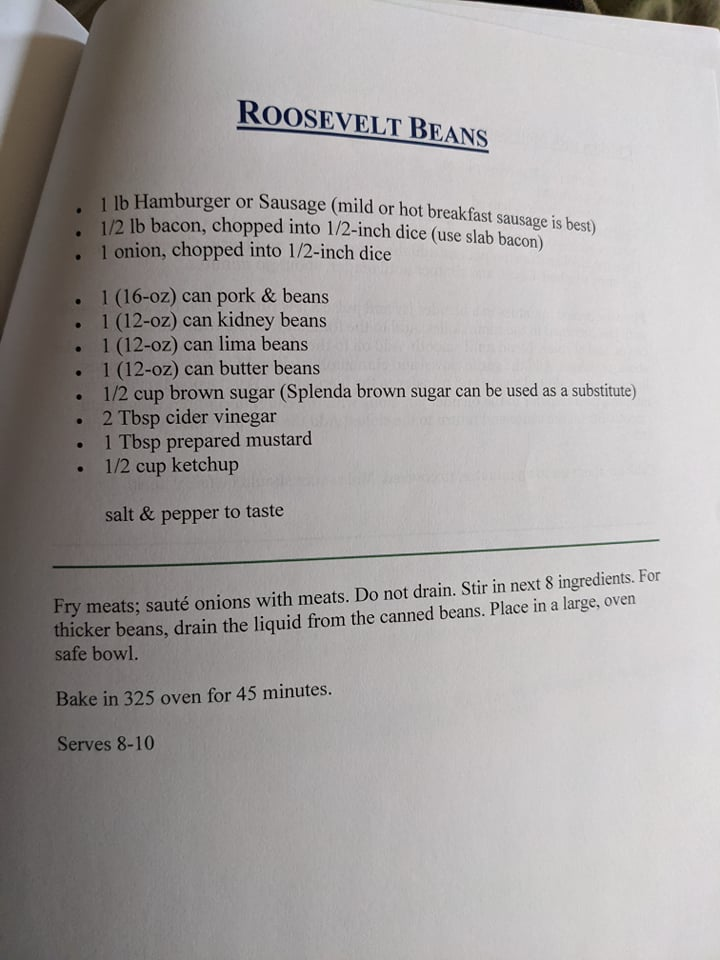
#> input picture images_jpg/image_2.jpg, 720 x 960 px, found by its file name
$ jupyter execute --allow-errors shadow_remover.ipynb   (older library calls are emulated)
#> lines starting #> are read from the running program, lines starting #| are printed output that depends on the picture
We need the opencv package to access cv2. This requires python 3.8

[cell 1]
# %pip install opencv-python-headless==4.5.3.56 # this is the only thing that works!!
import cv2

The Pillow package is a package used to manipulate images. I think that this could be really useful to remove shadows from images

[cell 2]
# pip install pillow
import PIL
from PIL import Image
from IPython.display import display

[cell 3]
import numpy as np

[cell 4]
img_path = '/workspaces/recipe_reader/images_jpg/image_2.jpg'
img = Image.open(img_path)
#> img is the input picture: PIL image 720x960 RGB; mean R, G, B 165.3, 161.7, 160.9
display(img)

[cell 5]
img = cv2.imread(img_path, -1)
#> img: shape (960, 720, 3)

rgb_planes = cv2.split(img)

result_planes = []
result_norm_planes = []
for plane in rgb_planes:
    dilated_img = cv2.dilate(plane, np.ones((7,7), np.uint8))
    bg_img = cv2.medianBlur(dilated_img, 21)
    diff_img = 255 - cv2.absdiff(plane, bg_img)
    norm_img = cv2.normalize(diff_img,None, alpha=0, beta=255, norm_type=cv2.NORM_MINMAX, dtype=cv2.CV_8UC1)
    result_planes.append(diff_img)
    result_norm_planes.append(norm_img)
#> this loop made 3 passes
#> pass 1, `dilated_img = cv2.dilate(plane, np.ones((7,7), np.uint8))`:
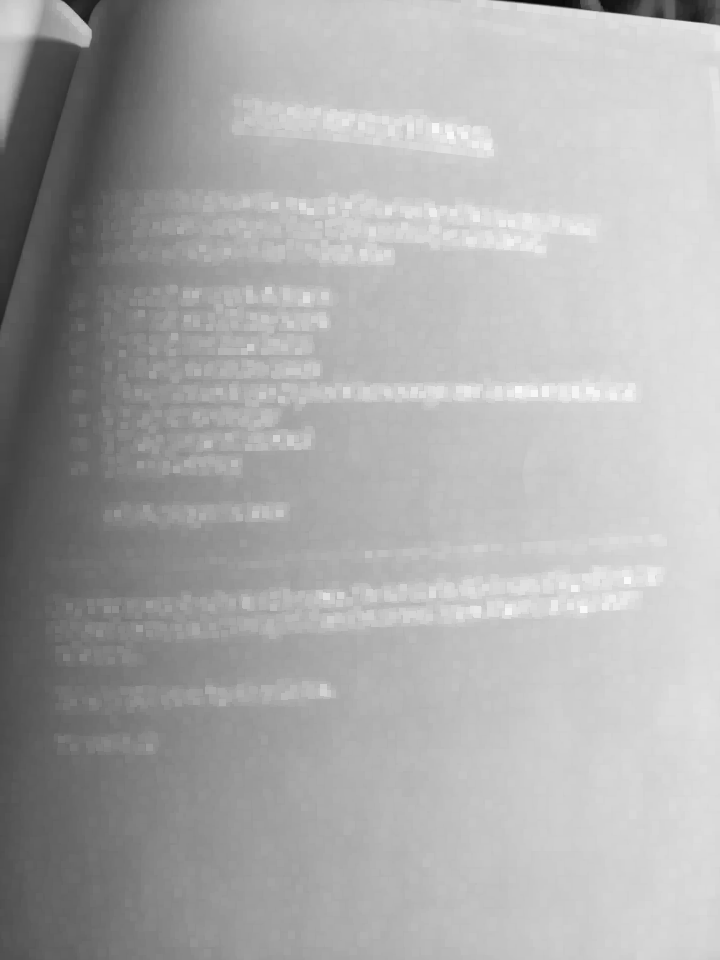
#> dilated_img: shape (960, 720); min 6, max 249, mean 171
#> pass 1, `diff_img = 255 - cv2.absdiff(plane, bg_img)`:
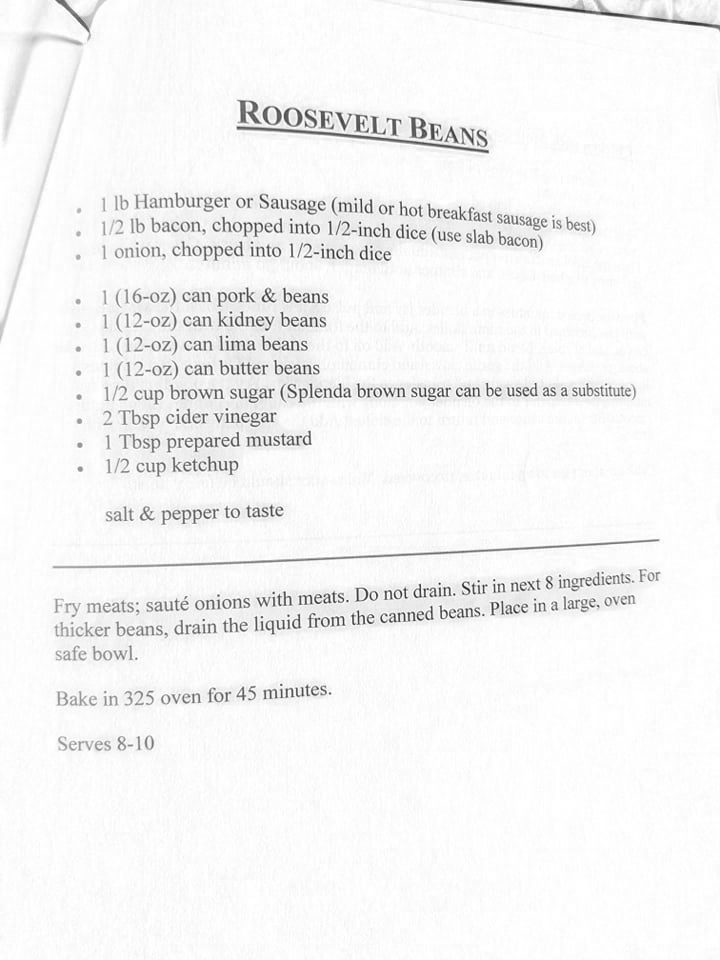
#> diff_img: shape (960, 720); min 37, max 255, mean 245.1
#> after the loop, result_norm_planes = 3 items; result_planes = 3 items

result = cv2.merge(result_planes)
result_norm = cv2.merge(result_norm_planes)

cv2.imwrite('shadows_out.jpg', result)
cv2.imwrite('shadows_out_norm.jpg', result_norm)
#> Out = True

$ run again, with images_jpg/image_1.jpg copied over images_jpg/image_2.jpg
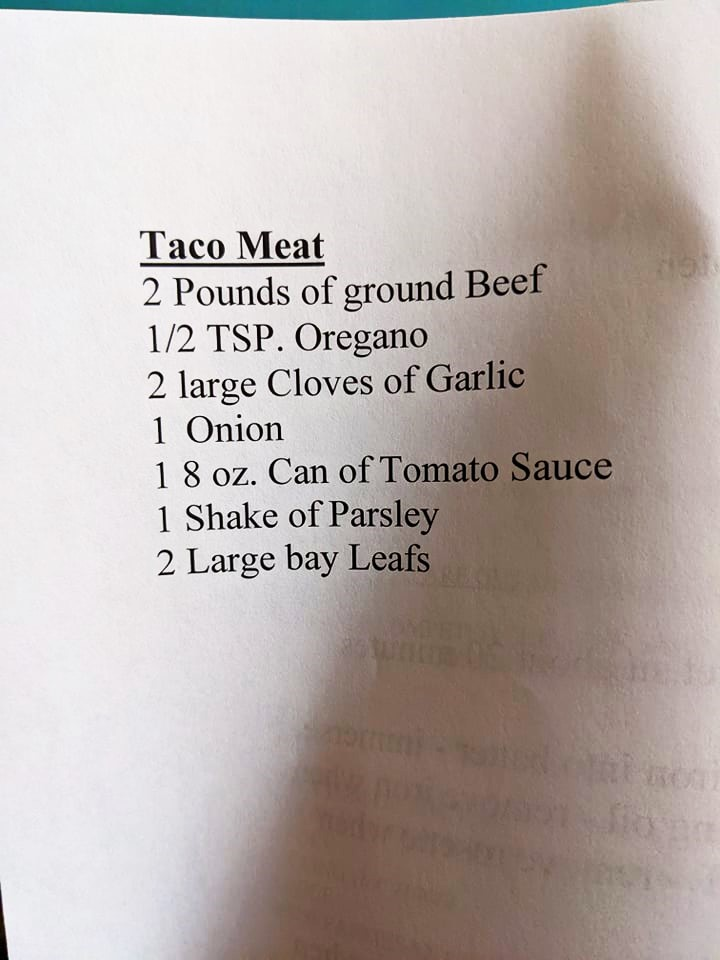
#> input picture images_jpg/image_1.jpg, 720 x 960 px, found by its file name
#> img is the input picture: PIL image 720x960 RGB; mean R, G, B 185.6, 176.3, 172.5
#> img: shape (960, 720, 3)
#> the loop `for plane in rgb_planes:` made 3 passes
#> pass 1, `diff_img = 255 - cv2.absdiff(plane, bg_img)`:
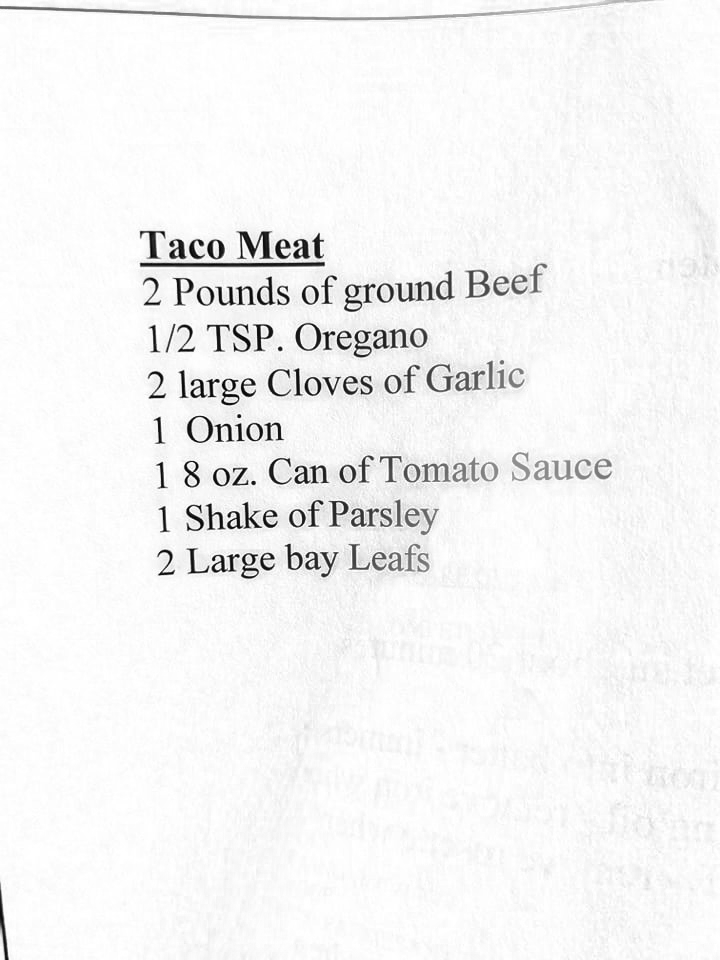
#> diff_img: shape (960, 720); min 3, max 255, mean 244.2
#> after the loop `for plane in rgb_planes:`:
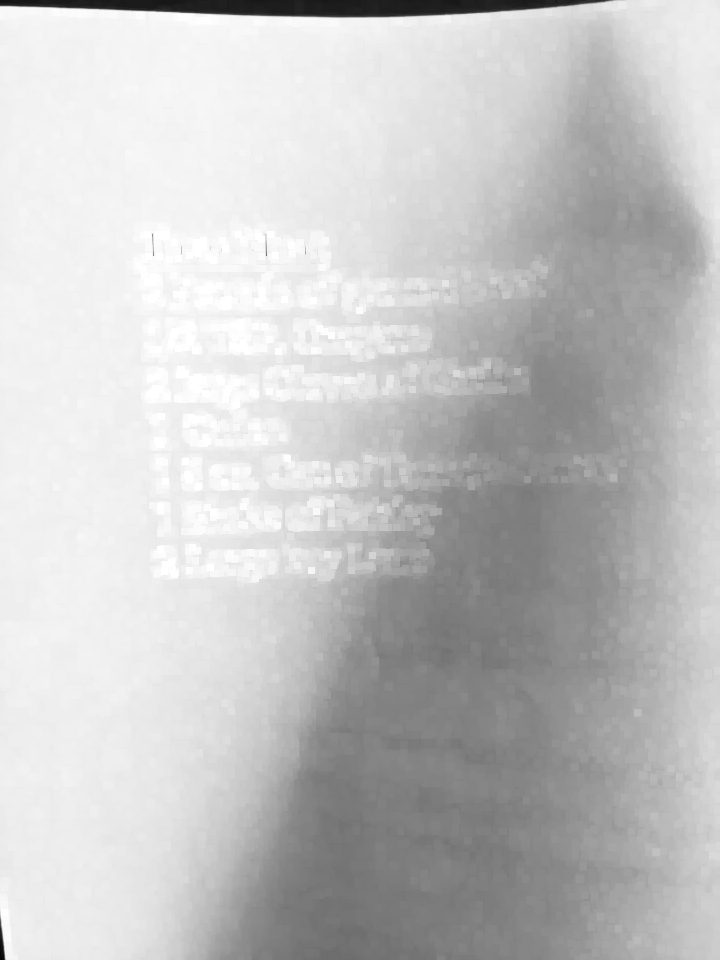
#> dilated_img: shape (960, 720); min 7, max 255, mean 196.6
#> after the loop `for plane in rgb_planes:`: result_norm_planes = 3 items
#> Out = True

$ run again, with images_jpg/image_3.jpg copied over images_jpg/image_2.jpg
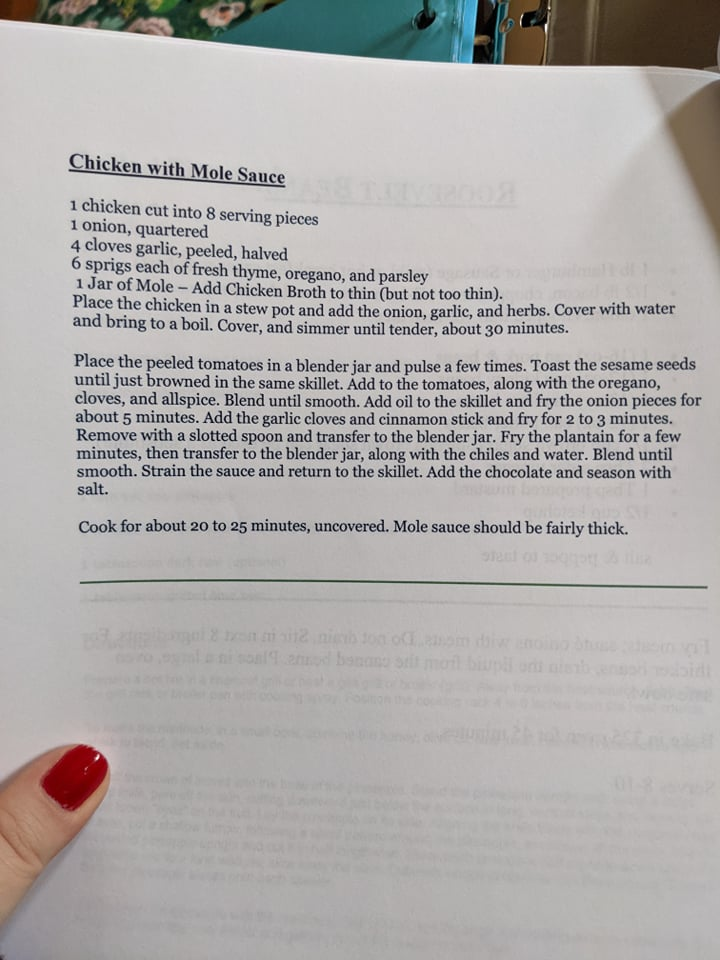
#> input picture images_jpg/image_3.jpg, 720 x 960 px, found by its file name
#> img is the input picture: PIL image 720x960 RGB; mean R, G, B 174.9, 171.9, 170.6
#> img: shape (960, 720, 3)
#> the loop `for plane in rgb_planes:` made 3 passes
#> after the loop `for plane in rgb_planes:`:
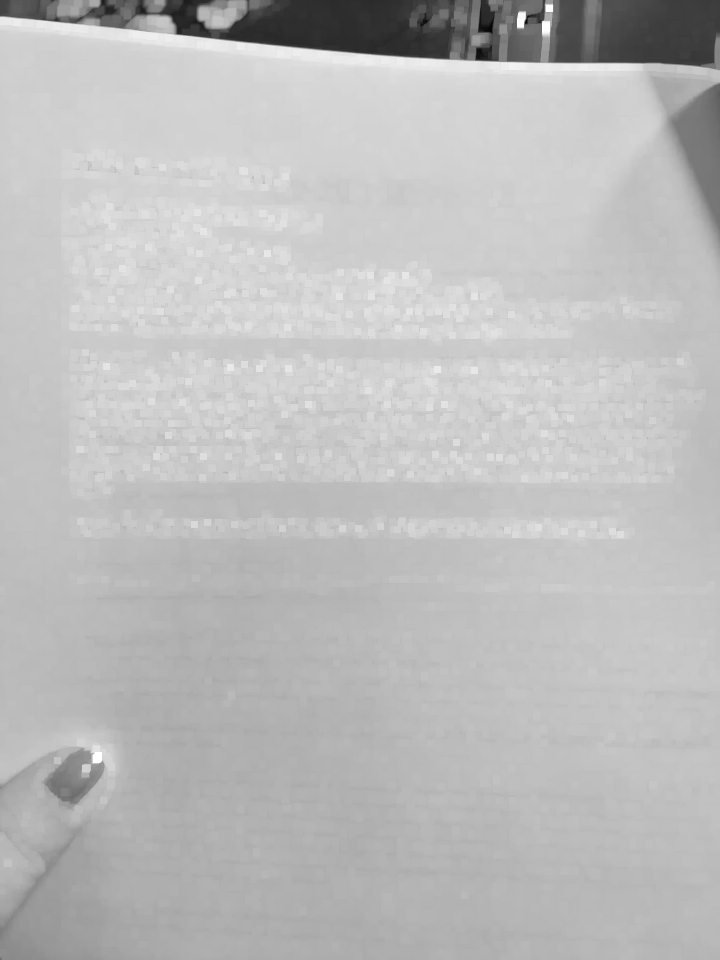
#> dilated_img: shape (960, 720); min 5, max 255, mean 188.4
#> after the loop `for plane in rgb_planes:`: result_norm_planes = 3 items
#> `result_norm = cv2.merge(result_norm_planes)`:
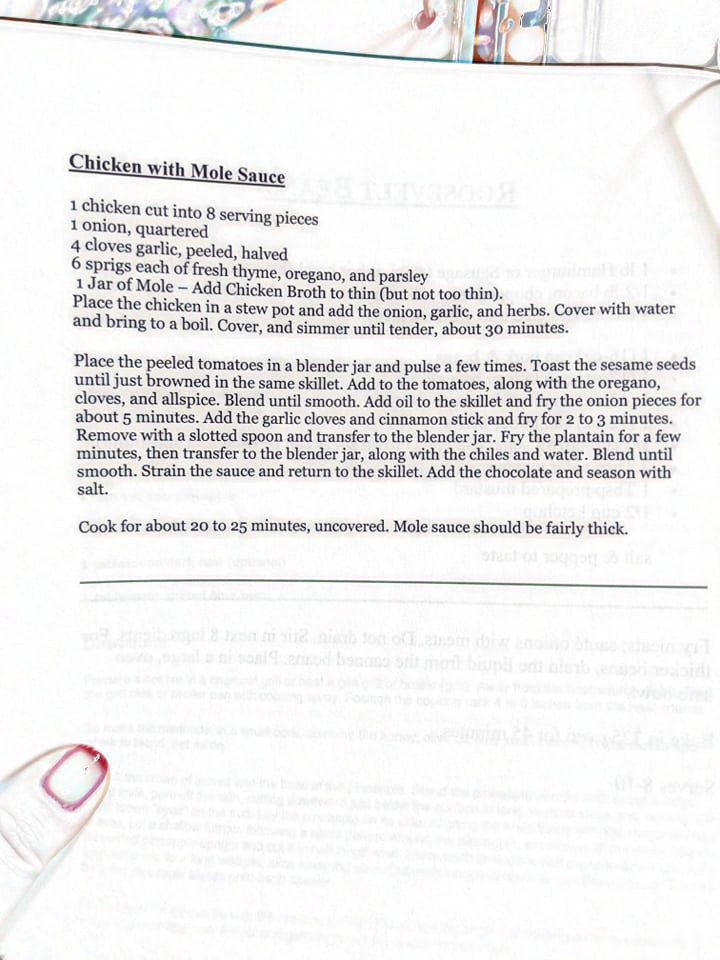
#> result_norm: shape (960, 720, 3); mean of channels 0, 1, 2 238.9, 238.9, 239.6; drawn as B, G, R
#> Out = True
